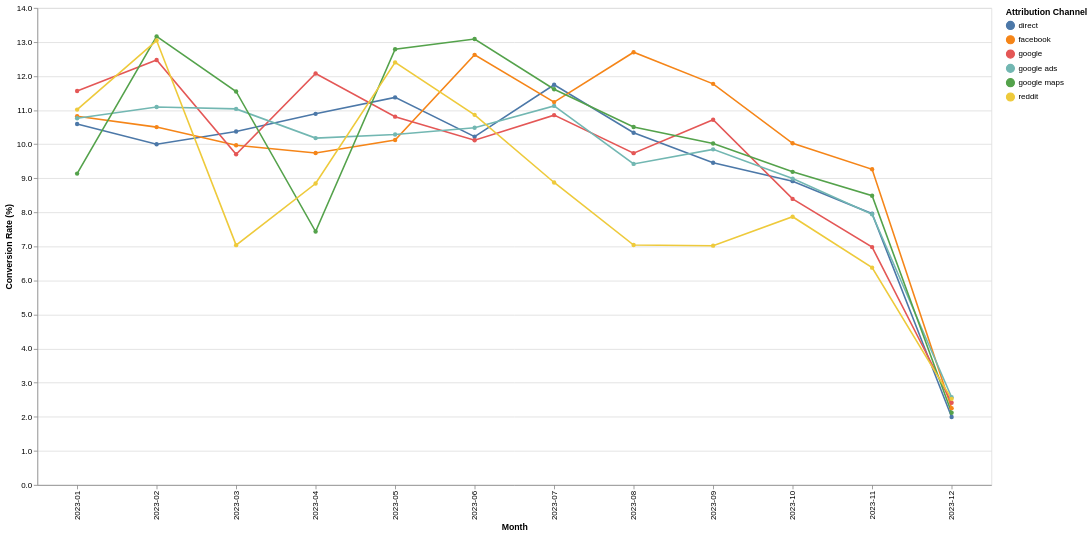

Notebook cell for this chart:
### Code cell
conversion_by_source_line = (
    alt.Chart(search_conversion_monthly_by_source)
    .mark_line(point=True, color='green')
    .encode(
        x=alt.X('event_month:N',title='Month'),
        y=alt.Y('conversion_rate:Q', title='Conversion Rate (%)', axis=alt.Axis(format='.1f')),
        color=alt.Color('first_attribution_channel:N', title='Attribution Channel'), 
        tooltip=['first_attribution_channel','conversion_rate']
    )
    .properties(
        width=1200,  
        height=600   
    )
)
conversion_by_source_line

#From these charts we can see that facebook has an appreciably better conversion rate from initial search to paid reservation over recent months, despite having relatively low attribution compared to google. 
#First business recommendation: Analyze current paid ad spend on facebook and consider allocating higher spend toward that channel to capitalize on higher conversion rates. 
#If it is the case that attribution is lower because there are less resources allocated to facebook, then that's an easy lever to pull.
#It might be worthwhile to consider shifting focus from reddit (consistently lower in successful conversions) to facebook instead.
#While the conversion rate from google ads is not as strong it's worth noting that we have extremely high attribution from that source, leading me to believe that it is still a key top-of-funnel source.

### Figure 1 — Vega-Lite specification as saved in the notebook (floating-point values rounded to 4 significant figures)
{"config": {"view": {"continuousWidth": 300, "continuousHeight": 300}}, "data": {"name": "data-88cbe15f5919f9dc6eb2a54d705d0840"}, "mark": {"type": "line", "color": "green", "point": true}, "encoding": {"color": {"field": "first_attribution_channel", "title": "Attribution Channel", "type": "nominal"}, "tooltip": [{"field": "first_attribution_channel", "type": "nominal"}, {"field": "conversion_rate", "type": "quantitative"}], "x": {"field": "event_month", "title": "Month", "type": "nominal"}, "y": {"axis": {"format": ".1f"}, "field": "conversion_rate", "title": "Conversion Rate (%)", "type": "quantitative"}}, "height": 600, "width": 1200, "$schema": "https://vega.github.io/schema/vega-lite/v5.20.1.json", "datasets": {"data-88cbe15f5919f9dc6eb2a54d705d0840": [{"event_month": "2023-01", "first_attribution_channel": "direct", "total_searches": 1822, "searches_converted_to_views": 915, "searches_converted_to_reservations": 193, "conversion_rate": 10.59}, {"event_month": "2023-01", "first_attribution_channel": "facebook", "total_searches": 730, "searches_converted_to_views": 386, "searches_converted_to_reservations": 79, "conversion_rate": 10.82}, {"event_month": "2023-01", "first_attribution_channel": "google", "total_searches": 1427, "searches_converted_to_views": 685, "searches_converted_to_reservations": 165, "conversion_rate": 11.56}, {"event_month": "2023-01", "first_attribution_channel": "google ads", "total_searches": 2518, "searches_converted_to_views": 1215, "searches_converted_to_reservations": 271, "conversion_rate": 10.76}, {"event_month": "2023-01", "first_attribution_channel": "google maps", "total_searches": 383, "searches_converted_to_views": 209, "searches_converted_to_reservations": 35, "conversion_rate": 9.138}, {"event_month": "2023-01", "first_attribution_channel": "reddit", "total_searches": 354, "searches_converted_to_views": 180, "searches_converted_to_reservations": 39, "conversion_rate": 11.02}, {"event_month": "2023-02", "first_attribution_channel": "direct", "total_searches": 1620, "searches_converted_to_views": 798, "searches_converted_to_reservations": 162, "conversion_rate": 10.0}, {"event_month": "2023-02", "first_attribution_channel": "facebook", "total_searches": 676, "searches_converted_to_views": 319, "searches_converted_to_reservations": 71, "conversion_rate": 10.5}, {"event_month": "2023-02", "first_attribution_channel": "google", "total_searches": 1395, "searches_converted_to_views": 721, "searches_converted_to_reservations": 174, "conversion_rate": 12.47}, {"event_month": "2023-02", "first_attribution_channel": "google ads", "total_searches": 2263, "searches_converted_to_views": 1118, "searches_converted_to_reservations": 251, "conversion_rate": 11.09}, {"event_month": "2023-02", "first_attribution_channel": "google maps", "total_searches": 357, "searches_converted_to_views": 172, "searches_converted_to_reservations": 47, "conversion_rate": 13.17}, {"event_month": "2023-02", "first_attribution_channel": "reddit", "total_searches": 299, "searches_converted_to_views": 147, "searches_converted_to_reservations": 39, "conversion_rate": 13.04}, {"event_month": "2023-03", "first_attribution_channel": "direct", "total_searches": 1793, "searches_converted_to_views": 891, "searches_converted_to_reservations": 186, "conversion_rate": 10.37}, {"event_month": "2023-03", "first_attribution_channel": "facebook", "total_searches": 662, "searches_converted_to_views": 345, "searches_converted_to_reservations": 66, "conversion_rate": 9.97}, {"event_month": "2023-03", "first_attribution_channel": "google", "total_searches": 1401, "searches_converted_to_views": 714, "searches_converted_to_reservations": 136, "conversion_rate": 9.707}, {"event_month": "2023-03", "first_attribution_channel": "google ads", "total_searches": 2546, "searches_converted_to_views": 1295, "searches_converted_to_reservations": 281, "conversion_rate": 11.04}, {"event_month": "2023-03", "first_attribution_channel": "google maps", "total_searches": 381, "searches_converted_to_views": 196, "searches_converted_to_reservations": 44, "conversion_rate": 11.55}, {"event_month": "2023-03", "first_attribution_channel": "reddit", "total_searches": 341, "searches_converted_to_views": 153, "searches_converted_to_reservations": 24, "conversion_rate": 7.038}, {"event_month": "2023-04", "first_attribution_channel": "direct", "total_searches": 1781, "searches_converted_to_views": 887, "searches_converted_to_reservations": 194, "conversion_rate": 10.89}, {"event_month": "2023-04", "first_attribution_channel": "facebook", "total_searches": 698, "searches_converted_to_views": 344, "searches_converted_to_reservations": 68, "conversion_rate": 9.742}, {"event_month": "2023-04", "first_attribution_channel": "google", "total_searches": 1441, "searches_converted_to_views": 732, "searches_converted_to_reservations": 174, "conversion_rate": 12.07}, {"event_month": "2023-04", "first_attribution_channel": "google ads", "total_searches": 2554, "searches_converted_to_views": 1281, "searches_converted_to_reservations": 260, "conversion_rate": 10.18}, {"event_month": "2023-04", "first_attribution_channel": "google maps", "total_searches": 363, "searches_converted_to_views": 184, "searches_converted_to_reservations": 27, "conversion_rate": 7.438}, {"event_month": "2023-04", "first_attribution_channel": "reddit", "total_searches": 373, "searches_converted_to_views": 194, "searches_converted_to_reservations": 33, "conversion_rate": 8.847}, {"event_month": "2023-05", "first_attribution_channel": "direct", "total_searches": 1855, "searches_converted_to_views": 957, "searches_converted_to_reservations": 211, "conversion_rate": 11.37}, {"event_month": "2023-05", "first_attribution_channel": "facebook", "total_searches": 721, "searches_converted_to_views": 358, "searches_converted_to_reservations": 73, "conversion_rate": 10.12}, {"event_month": "2023-05", "first_attribution_channel": "google", "total_searches": 1323, "searches_converted_to_views": 654, "searches_converted_to_reservations": 143, "conversion_rate": 10.81}, {"event_month": "2023-05", "first_attribution_channel": "google ads", "total_searches": 2508, "searches_converted_to_views": 1252, "searches_converted_to_reservations": 258, "conversion_rate": 10.29}, {"event_month": "2023-05", "first_attribution_channel": "google maps", "total_searches": 477, "searches_converted_to_views": 235, "searches_converted_to_reservations": 61, "conversion_rate": 12.79}, {"event_month": "2023-05", "first_attribution_channel": "reddit", "total_searches": 379, "searches_converted_to_views": 199, "searches_converted_to_reservations": 47, "conversion_rate": 12.4}, {"event_month": "2023-06", "first_attribution_channel": "direct", "total_searches": 1810, "searches_converted_to_views": 913, "searches_converted_to_reservations": 185, "conversion_rate": 10.22}, {"event_month": "2023-06", "first_attribution_channel": "facebook", "total_searches": 705, "searches_converted_to_views": 366, "searches_converted_to_reservations": 89, "conversion_rate": 12.62}, {"event_month": "2023-06", "first_attribution_channel": "google", "total_searches": 1295, "searches_converted_to_views": 653, "searches_converted_to_reservations": 131, "conversion_rate": 10.12}, {"event_month": "2023-06", "first_attribution_channel": "google ads", "total_searches": 2518, "searches_converted_to_views": 1237, "searches_converted_to_reservations": 264, "conversion_rate": 10.48}, {"event_month": "2023-06", "first_attribution_channel": "google maps", "total_searches": 489, "searches_converted_to_views": 265, "searches_converted_to_reservations": 64, "conversion_rate": 13.09}, {"event_month": "2023-06", "first_attribution_channel": "reddit", "total_searches": 359, "searches_converted_to_views": 180, "searches_converted_to_reservations": 39, "conversion_rate": 10.86}, {"event_month": "2023-07", "first_attribution_channel": "direct", "total_searches": 1805, "searches_converted_to_views": 944, "searches_converted_to_reservations": 212, "conversion_rate": 11.75}, {"event_month": "2023-07", "first_attribution_channel": "facebook", "total_searches": 712, "searches_converted_to_views": 363, "searches_converted_to_reservations": 80, "conversion_rate": 11.24}, {"event_month": "2023-07", "first_attribution_channel": "google", "total_searches": 1382, "searches_converted_to_views": 705, "searches_converted_to_reservations": 150, "conversion_rate": 10.85}, {"event_month": "2023-07", "first_attribution_channel": "google ads", "total_searches": 2589, "searches_converted_to_views": 1294, "searches_converted_to_reservations": 288, "conversion_rate": 11.12}, {"event_month": "2023-07", "first_attribution_channel": "google maps", "total_searches": 508, "searches_converted_to_views": 243, "searches_converted_to_reservations": 59, "conversion_rate": 11.61}, {"event_month": "2023-07", "first_attribution_channel": "reddit", "total_searches": 383, "searches_converted_to_views": 194, "searches_converted_to_reservations": 34, "conversion_rate": 8.877}, {"event_month": "2023-08", "first_attribution_channel": "direct", "total_searches": 1838, "searches_converted_to_views": 921, "searches_converted_to_reservations": 190, "conversion_rate": 10.34}, {"event_month": "2023-08", "first_attribution_channel": "facebook", "total_searches": 748, "searches_converted_to_views": 386, "searches_converted_to_reservations": 95, "conversion_rate": 12.7}, {"event_month": "2023-08", "first_attribution_channel": "google", "total_searches": 1263, "searches_converted_to_views": 643, "searches_converted_to_reservations": 123, "conversion_rate": 9.739}, {"event_month": "2023-08", "first_attribution_channel": "google ads", "total_searches": 2526, "searches_converted_to_views": 1234, "searches_converted_to_reservations": 238, "conversion_rate": 9.422}, {"event_month": "2023-08", "first_attribution_channel": "google maps", "total_searches": 533, "searches_converted_to_views": 278, "searches_converted_to_reservations": 56, "conversion_rate": 10.51}, {"event_month": "2023-08", "first_attribution_channel": "reddit", "total_searches": 355, "searches_converted_to_views": 170, "searches_converted_to_reservations": 25, "conversion_rate": 7.042}, {"event_month": "2023-09", "first_attribution_channel": "direct", "total_searches": 1745, "searches_converted_to_views": 895, "searches_converted_to_reservations": 165, "conversion_rate": 9.456}, {"event_month": "2023-09", "first_attribution_channel": "facebook", "total_searches": 722, "searches_converted_to_views": 361, "searches_converted_to_reservations": 85, "conversion_rate": 11.77}, {"event_month": "2023-09", "first_attribution_channel": "google", "total_searches": 1250, "searches_converted_to_views": 628, "searches_converted_to_reservations": 134, "conversion_rate": 10.72}, {"event_month": "2023-09", "first_attribution_channel": "google ads", "total_searches": 2467, "searches_converted_to_views": 1237, "searches_converted_to_reservations": 243, "conversion_rate": 9.85}, {"event_month": "2023-09", "first_attribution_channel": "google maps", "total_searches": 489, "searches_converted_to_views": 259, "searches_converted_to_reservations": 49, "conversion_rate": 10.02}, {"event_month": "2023-09", "first_attribution_channel": "reddit", "total_searches": 356, "searches_converted_to_views": 179, "searches_converted_to_reservations": 25, "conversion_rate": 7.022}, {"event_month": "2023-10", "first_attribution_channel": "direct", "total_searches": 1772, "searches_converted_to_views": 846, "searches_converted_to_reservations": 158, "conversion_rate": 8.916}, {"event_month": "2023-10", "first_attribution_channel": "facebook", "total_searches": 718, "searches_converted_to_views": 380, "searches_converted_to_reservations": 72, "conversion_rate": 10.03}, {"event_month": "2023-10", "first_attribution_channel": "google", "total_searches": 1215, "searches_converted_to_views": 563, "searches_converted_to_reservations": 102, "conversion_rate": 8.395}, {"event_month": "2023-10", "first_attribution_channel": "google ads", "total_searches": 2502, "searches_converted_to_views": 1243, "searches_converted_to_reservations": 225, "conversion_rate": 8.993}, {"event_month": "2023-10", "first_attribution_channel": "google maps", "total_searches": 555, "searches_converted_to_views": 278, "searches_converted_to_reservations": 51, "conversion_rate": 9.189}, {"event_month": "2023-10", "first_attribution_channel": "reddit", "total_searches": 343, "searches_converted_to_views": 160, "searches_converted_to_reservations": 27, "conversion_rate": 7.872}, {"event_month": "2023-11", "first_attribution_channel": "direct", "total_searches": 1721, "searches_converted_to_views": 828, "searches_converted_to_reservations": 137, "conversion_rate": 7.96}, {"event_month": "2023-11", "first_attribution_channel": "facebook", "total_searches": 680, "searches_converted_to_views": 355, "searches_converted_to_reservations": 63, "conversion_rate": 9.265}, {"event_month": "2023-11", "first_attribution_channel": "google", "total_searches": 1189, "searches_converted_to_views": 597, "searches_converted_to_reservations": 83, "conversion_rate": 6.981}, {"event_month": "2023-11", "first_attribution_channel": "google ads", "total_searches": 2492, "searches_converted_to_views": 1202, "searches_converted_to_reservations": 198, "conversion_rate": 7.945}, {"event_month": "2023-11", "first_attribution_channel": "google maps", "total_searches": 589, "searches_converted_to_views": 300, "searches_converted_to_reservations": 50, "conversion_rate": 8.489}, {"event_month": "2023-11", "first_attribution_channel": "reddit", "total_searches": 345, "searches_converted_to_views": 156, "searches_converted_to_reservations": 22, "conversion_rate": 6.377}, {"event_month": "2023-12", "first_attribution_channel": "direct", "total_searches": 1705, "searches_converted_to_views": 837, "searches_converted_to_reservations": 34, "conversion_rate": 1.994}, {"event_month": "2023-12", "first_attribution_channel": "facebook", "total_searches": 710, "searches_converted_to_views": 357, "searches_converted_to_reservations": 16, "conversion_rate": 2.254}, {"event_month": "2023-12", "first_attribution_channel": "google", "total_searches": 1202, "searches_converted_to_views": 605, "searches_converted_to_reservations": 29, "conversion_rate": 2.413}, {"event_month": "2023-12", "first_attribution_channel": "google ads", "total_searches": 2524, "searches_converted_to_views": 1252, "searches_converted_to_reservations": 65, "conversion_rate": 2.575}, {"event_month": "2023-12", "first_attribution_channel": "google maps", "total_searches": 566, "searches_converted_to_views": 275, "searches_converted_to_reservations": 12, "conversion_rate": 2.12}, {"event_month": "2023-12", "first_attribution_channel": "reddit", "total_searches": 356, "searches_converted_to_views": 187, "searches_converted_to_reservations": 9, "conversion_rate": 2.528}]}}
